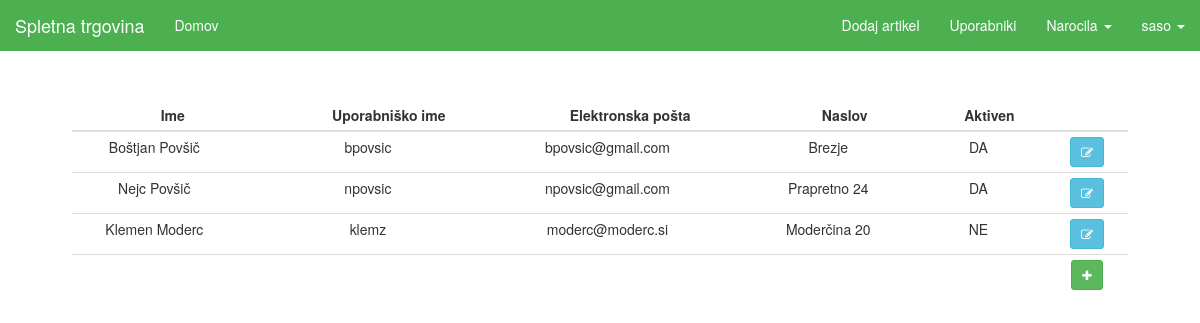
Before: /seller/all-users (signed in) with the older database file.
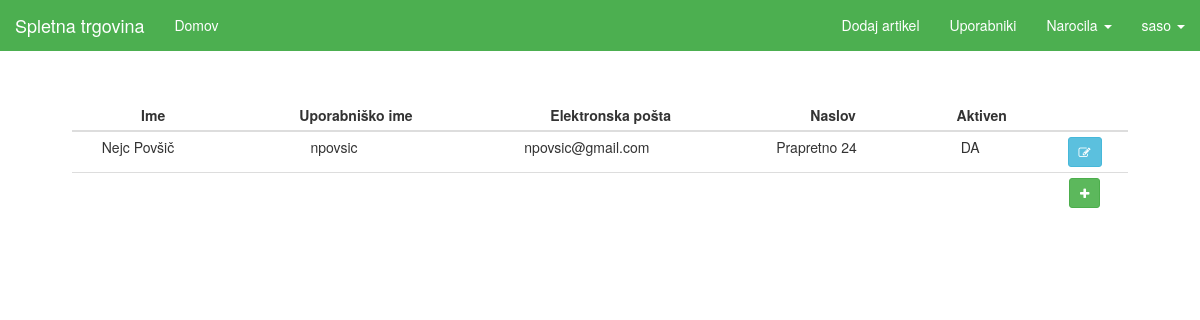
After: the same page with the newer database file.
### tables this page shows
CREATE TABLE `users` (
  `id_user` int(11) NOT NULL AUTO_INCREMENT,
  `first_name` varchar(45) NOT NULL,
  `last_name` varchar(45) DEFAULT NULL,
  `username` varchar(45) DEFAULT NULL,
  `password` longtext,
  `email` varchar(45) DEFAULT NULL,
  `phone_num` varchar(45) DEFAULT NULL,
  `address` varchar(45) DEFAULT NULL,
  `city` varchar(45) DEFAULT NULL,
  `country` varchar(45) DEFAULT NULL,
  `active_user` int(11) NOT NULL,
  `token` int(11) NOT NULL,
  PRIMARY KEY (`id_user`),
  UNIQUE KEY `username_UNIQUE` (`username`),
  UNIQUE KEY `email_UNIQUE` (`email`)
);

### sql/DBUsers.php (called while the page is built, shortened)
<?php
class DBUsers {
    public static function getUsers() {
        $db = InitDB::getInstance();
        $stmt = $db->prepare("SELECT * FROM users");
        $stmt->execute();
        return $stmt->fetchAll();
    }
}

### View.php (called while the page is built, shortened)
<?php
class View {
    public static function render($file, $variables = array(), $extract) {
        include($file);
        return ob_get_clean();
    }
}

### view/seller/all_users.php (the view, shortened to what this page needs)
<!DOCTYPE html>
<html>
<head>
    <?php
    include "view/partials/head.php";
    ?>
</head>
<body>
    <?php include "view/partials/navigation_seller.php"; ?>
    <div class="container">
        <div class="wrapper">
            <div class="row active-with-click">
                <table id="cart" class="table table-condensed">
                    <thead>
                    <tr>
                        <th class="text-center text-middle">Ime</th>
                        <th class="text-center text-middle">Uporabniško ime</th>
                        <th class="text-center text-middle">Elektronska pošta</th>
                        <th class="text-center text-middle">Naslov</th>
                        <th class="text-center text-middle">Aktiven</th>
                        <th></th>
                    </tr>
                    </thead>
                    <tbody>
                <?php
                    foreach ($variables as $item) { ?>
                        <tr>
                            <td class="text-center text-middle" data-th="name">
                                <div class="row">
                                    <div class="col-sm-10">
                                        <p class="nomargin"><?php echo $item['first_name'].' '.$item['last_name'] ?></p>
                                    </div>
                                </div>
                            </td>
                            <td class="text-center text-middle" data-th="username">
                                <div class="row">
                                    <div class="col-sm-10">
                                        <p class="nomargin"><?php echo $item['username'] ?></p>
                                    </div>
                                </div>
                            </td>
                            <td class="text-center text-middle" data-th="email">
                                <div class="row">
                                    <div class="col-sm-10">
                                        <p class="nomargin"><?php echo $item['email'] ?></p>
                                    </div>
                                </div>
                            </td>
                            <td class="text-center text-middle" data-th="address">
                                <div class="row">
                                    <div class="col-sm-10">
                                        <p class="nomargin"><?php echo $item['address'] ?></p>
                                    </div>
                                </div>
                            </td>
                            <td class="text-center text-middle" data-th="active">
                                <div class="row">
                                    <div class="col-sm-10">
                                        <?php if ($item['active_user']) { ?>
                                            <p class="nomargin">DA</p>
                                        <?php } else { ?>
                                            <p class="nomargin">NE</p>
                                        <?php } ?>
                                    </div>
                                </div>
                            </td>
                            <td class="actions text-center text-middle" data-th="edit">
                                <form action="cart/delete" method="get">
                                    <a class="btn btn-info btn-sm" href="<?php echo SELLER_URL.'all-users/edit/'.$item['id_user'] ?>"><i
                                                class="fa fa-edit"></i></a>
                                </form>
                            </td>
                        </tr>
                        <?php
                    }
                    ?>
                    </tbody>
                    <tfoot>
                    <td></td>
                    <td></td>
                    <td></td>
                    <td></td>
                    <td></td>
                    <td class="actions text-center text-middle" data-th="add">
                        <form action="admin/add" method="get">
                            <a class="btn btn-success btn-sm" href="<?php echo SELLER_URL ?>all-users/add"><i class="fa fa-plus"></i></a>
                        </form>
                    </td>
                    </tfoot>
                </table>
            </div>
        </div>
    </div>
</body>
</html>

### index.php (shortened to what this page needs)
<?php
require_once("controller/SellerController.php");
$path = isset($_SERVER["PATH_INFO"]) ? trim($_SERVER["PATH_INFO"], "/") : "";
$urls = [
    "/^$/" => function () {
        Controller::index();
    },
    "/login$/" => function($method) {
        if ($method == "POST") {
            Controller::login();
        } else {
            Controller::login_page();
        }
    },
    "/logout$/" => function() {
        Controller::logout();
    },
    "/register$/" => function($method) {
        if ($method == "POST") {
            Controller::register();
        } else {
            Controller::login_page();
        }
    },
    "/^register\/activate.*/" => function($method, $id = null, $token = null) {
        $id = $_GET['user'];
        $token = $_GET['token'];
        Controller::activation($id, $token);
    },
    "/^article\/(\d+)$/" => function($method, $id = null) {
        Controller::details_page($id);
    },
    "/search.*/" => function($method) {
        Controller::search();
    },
    "/add-to-cart$/" => function () {
        Controller::addToCart();
    },
    "/remove-cart$/" => function () {
        Controller::removeFromCart();
    },
    "/update-cart$/" => function () {
        Controller::updateCart();
    },
    "/purge-cart$/" => function () {
        Controller::purgeCart();
    },
    "/cart-confirm$/" => function($method) {
        Controller::cartConfirm();
    },
    "/cart$/" => function($method) {
        Controller::cart();
    },
    "/checkout$/" => function($method) {
        Controller::checkout();
    },
    "/^article\/rate$/" => function($method, $id = null) {
        Controller::rate();
    },
    "/wip/" => function() {
        Controller::wip();
    },
    "/^user\/(\w+)\/edit$/" => function($method, $username) {
        if (isset($_SESSION['user']) && ($_SESSION['user'] == $username)) {
            if ($method == "POST") {
                Controller::edit_user($_SESSION['id']);
            } else {
                Controller::edit_user_page($_SESSION['id']);
            }
        }
        else {
            View::redirect(BASE_URL);
        }
    },
    "/^user\/(\w+)\/orders\/info$/" => function($method) {
        Controller::order_details($method);
    },
    "/^user\/(\w+)\/orders$/" => function($method, $username) {
        if (isset($_SESSION['user']) && ($_SESSION['user'] == $username)) {
            Controller::user_orders($_SESSION['id']);
        }
        else {
            View::redirect(BASE_URL);
        }
    },
    "/api\/articles$/" => function() {
        APIController::index();
    },
    "/api\/article\/(\d+)$/" => function($method, $id = null) {
        APIController::get_article($id);
    },
    "/^admin$/" => function($method) {
        if ($method == "POST") {
            AdminController::login();
        } else {
            AdminController::login_page();
        }
    },
    "/^admin\/edit$/" => function($method, $id = null) {
        if ($method == "POST") {
            AdminController::edit_admin($id);
        } else {
            AdminController::edit_admin_page($id);
        }
    },
    "/^admin\/edit\/(\d+)$/" => function($method, $id = null) {
        if ($method == "POST") {
            AdminController::edit_seller($id);
        } else {
            AdminController::edit_seller_page($id);
        }
    },
    "/^admin\/add$/" => function($method) {
        if ($method == "POST") {
            AdminController::add_seller();
        } else {
            AdminController::add_seller_page();
        }
    },
    "/^seller$/" => function() {
        SellerController::index();
    },
    "/^seller\/(\w+)\/edit$/" => function($method, $username) {
        if (isset($_SESSION['seller']) && ($_SESSION['seller'] == $username)) {
            if ($method == "POST") {
                SellerController::edit_seller($_SESSION['id']);
            } else {
                SellerController::edit_seller_page($_SESSION['id']);
            }
        }
        else {
            View::redirect(BASE_URL);
        }
    },
    "/^seller\/edit\/(\d+)$/" => function($method, $id = null) {
        if ($method == "POST") {
            SellerController::edit_article($id);
        } else {
            SellerController::edit_article_page($id);
        }
    },
    "/^seller\/delete\/(\d+)$/" => function($method, $id = null) {
        SellerController::delete_article($id);
    },
    "/^seller\/add$/" => function($method) {
        if ($method == "POST") {
            SellerController::add_article();
        } else {
            SellerController::add_article_page();
        }
    },
    "/^seller\/unprocessed-orders$/" => function($method) {
        SellerController::unprocessed_orders();
    },
    "/^seller\/unprocessed-orders\/confirm$/" => function($method) {
        SellerController::confirm_order($method);
    },
    "/^seller\/unprocessed-orders\/cancel$/" => function($method) {
        SellerController::cancel_order($method);
    },
    "/^seller\/all-orders\/storno$/" => function($method) {
        SellerController::storno_order($method);
    },
    "/^seller\/unprocessed-orders\/info$/" => function($method) {
        SellerController::unprocessed_order_details($method);
    },
    "/^seller\/all-orders\/info$/" => function($method) {
        SellerController::order_details($method);
    },
    "/^seller\/all-orders$/" => function($method) {
        SellerController::all_orders();
    },
    "/^seller\/all-users$/" => function($method) {
        SellerController::all_users();
    },
    "/^seller\/all-users\/edit\/(\d+)$/" => function($method, $id = null) {
        if ($method == "POST") {
            SellerController::edit_user($id);
        } else {
            SellerController::edit_user_page($id);
        }
    },
    "/^seller\/all-users\/add$/" => function($method, $id = null) {
        if ($method == "POST") {
            SellerController::add_user();
        } else {
            SellerController::add_user_page();
        }
    },
];
foreach ($urls as $pattern => $controller) {
    if (preg_match($pattern, $path, $params)) {
        try {
            $params[0] = $_SERVER["REQUEST_METHOD"];
            $controller(...$params);
        } catch (InvalidArgumentException $e) {
            View::error404();
        } catch (Exception $e) {
            View::displayError($e, true);
        }
        exit();
    }
}

### controller/SellerController.php (shortened to what this page needs)
<?php
require_once("View.php");
class SellerController {
    public static function all_users() {
        if(isset($_SESSION["seller"])) {
            $items = DBUsers::getUsers();
            echo View::render("view/seller/all_users.php", $items, false);
        } else {
            require('actions/login_admin.php');
        }
    }
}

### view/partials/head.php
<?php
    echo '
        <meta charset="utf-8">
        <meta http-equiv="X-UA-Compatible" content="IE=edge">
        <meta name="viewport" content="width=device-width, initial-scale=1">
        <title>'.$title.'</title>
        <link href="'.CSS_URL.'bootstrap.css" rel="stylesheet">
        <link href="'.CSS_URL.'style.css" rel="stylesheet">
        <link href="http://maxcdn.bootstrapcdn.com/font-awesome/4.3.0/css/font-awesome.min.css" rel="stylesheet">
        <link href="'.CSS_URL.'material-cards.css" rel="stylesheet">
        <script src="'.JS_URL.'jquery-3.1.1.min.js"></script>
        <script src="'.JS_URL.'bootstrap.min.js"></script>
        <script src="'.JS_URL.'main.js" ></script>
    ';

### view/partials/navigation_seller.php (shortened to what this page needs)
<nav class="navbar navbar_seller navbar-fixed-top">
    <div class="container_nav">
        <div class="navbar-header">
            <a class="navbar-brand" href="<?php echo BASE_URL ?>">Spletna trgovina</a>
        </div>
        <div id="navbar" class="collapse navbar-collapse">
            <ul class="nav navbar-nav">
                <li><a href="<?php echo BASE_URL ?>">Domov</a></li>
            </ul>
            <ul class="nav navbar-nav pull-right">
                <li><a href="<?php echo SELLER_URL ?>add">Dodaj artikel</a></li>
                <li><a href="<?php echo SELLER_URL ?>all-users">Uporabniki</a></li>
                <li class="dropdown">
                    <a class="dropdown-toggle" data-toggle="dropdown">Narocila
                        <span class="caret"></span></a>
                </li>
                <?php
                if (isset($_SESSION['logged_in']) && $_SESSION['logged_in'] == true && isset($_SESSION['seller'])) {
                    ?>
                    <li class="dropdown">
                        <a class="dropdown-toggle" data-toggle="dropdown" href="#"><?php echo $_SESSION["seller"] ?>
                            <span class="caret"></span></a>
                    </li>
                    <?php
                } else {
                    ?>
                    <?php
                }
                ?>
            </ul>
        </div>
    </div>
</nav>

### static/css/style.css (style rules this page uses)
html { height: 100%; overflow: -moz-scrollbars-vertical; overflow-y: scroll; }
body { padding-top: 50px; overflow-y: visible; }
.text-middle { vertical-align: middle !important; }
.container { display: flex; min-height: 90vh; flex-direction: column; }
.wrapper { padding: 5%; padding-top: 50px; }
.pull-right { float: left !important; }
@media (min-width: 768px) { .pull-right { float: right !important; } }
@media (min-width: 768px) { .table { width: 100%; max-width: 100%; margin-bottom: 0px; } }
@media (min-width: 992px) { .pull-right { float: right !important; } }
.navbar_seller { background-color: #4caf50; border-color: #4caf50; }
.navbar_seller .navbar-nav > li > a { color: #fff; }
.navbar_seller .navbar-header > a { color: #fff; }

Changed rows visible on the page:
removed users: first_name "Boštjan", last_name "Povšič", username "bpovsic", email "bpovsic@gmail.com", address "Brezje", active_user "DA"
removed users: first_name "Klemen", last_name "Moderc", username "klemz", email "moderc@moderc.si", address "Moderčina 20", active_user "NE"
